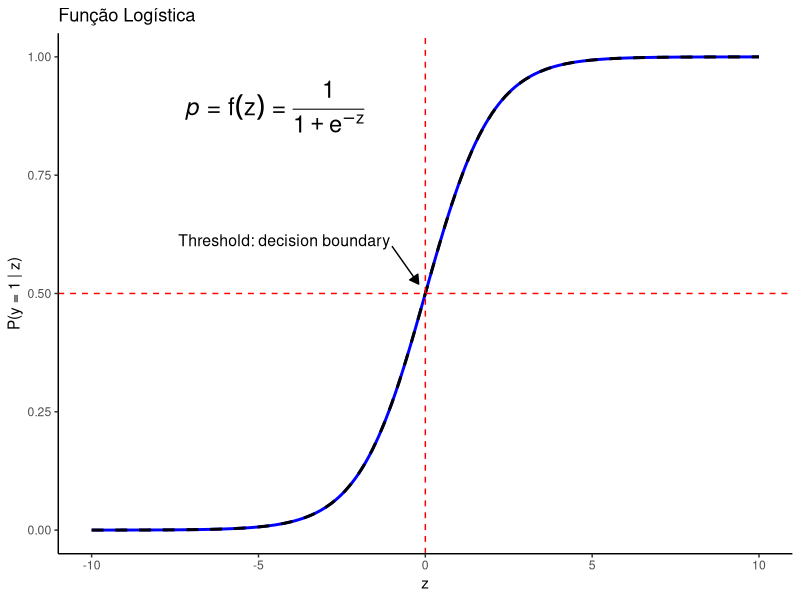

The R source for this figure: (Note: this script raises an error after producing the figure.)
## ---- chunk 1
library(ggplot2)
library(pROC)
library(kableExtra)
## ---- chunk 2
# Gerar dados para plotar a função logística
z <- seq(-10, 10, by = 0.1)

# Função logística padrão com beta0 = 0 e beta1 = 1
prob <- plogis(z)  

# Criar um data frame para o ggplot
dados <- data.frame(x = z, prob = prob)

ggplot(dados, aes(x = x, y = prob)) +
  geom_line(color = "blue", linewidth = 1) +
  stat_function(fun = function(x) 1 / (1 + exp(-x)),
                color = "black", linewidth = 1, linetype = "dashed") +
  geom_vline(xintercept = 0, linetype = "dashed", color = "red") +
  geom_hline(yintercept = 0.5, linetype = "dashed", color = "red") +
  annotate(
    "text", x = -7.2, y = 0.84,
    label = "paste(italic(p),' = ', f(z), ' = ', frac(1, 1 + e^{-z}))",
    parse = TRUE, size = 6, hjust = 0, vjust = 0
  ) +
  # Desenha uma seta apontando para (x=0, y=0.5)
  annotate(
    "segment",
    x = -1.0, y = 0.6, xend = -0.2, yend = 0.52,
    arrow = arrow(length = unit(0.25, "cm"), type = "closed"),
    colour = "black"
  ) +
  annotate(
    "text", x = -1.05, y = 0.6,
    label = "Threshold: decision boundary",
    size = 4, hjust = 1, vjust = 0
  ) +
  labs(title = "Função Logística", x = "z", y = "P(y = 1 | z)") +
  theme_classic()
## ---- chunk 3
# Carregando o dataset
data(SAheart, package = "bestglm")

# Visualizando as primeiras linhas do dataset
head(SAheart) |>  kbl(caption = "Primeiras linhas do Dataset SAheart antes da normalização",
      booktabs = TRUE, 
      row.names = FALSE, 
      digits=2) |>
  kable_classic(full_width = F, html_font = "Cambria") |>
  row_spec(row = 1:6, color = "black", background = "white", font_size = 10) |>
  row_spec(row = 0, color = "white", background = "#FF5733", font_size = 15)
## ---- chunk 4
# Criando uma função para normalizar os dados
normalize <- function(x) {
  return ((x - mean(x)) / sd(x))
}

# Identificando as variáveis numéricas
numericvars <- c("sbp", "tobacco", "ldl", "adiposity", "typea", "obesity", "alcohol", "age")

# Normalizando as variáveis numéricas em todo o dataset
SAheart[numericvars] <- lapply(SAheart[numericvars], normalize)
## ---- chunk 5
head(SAheart) |>  kbl(caption = "Primeiras linhas do Dataset SAheart depois a normalização",
      booktabs = TRUE, 
      row.names = FALSE, 
      digits=2) |>
  kable_classic(full_width = F, html_font = "Cambria") |>
  row_spec(row = 1:6, color = "black", background = "white", font_size = 10) |>
  row_spec(row = 0, color = "white", background = "#FF5733", font_size = 15)
## ---- chunk 6
SAheart$famhist <- as.factor(SAheart$famhist)
## ---- chunk 7
plot(SAheart)
## ---- chunk 8
cor.test(SAheart$adiposity, SAheart$obesity)
## ---- chunk 9
# Dividindo os dados em treino (70%) e teste (30%)
set.seed(123)

# criando indices aleatórios para as 70% das linhas do dataset
train_indices <- sample(1:nrow(SAheart), size = 0.7 * nrow(SAheart))
# explicação: 
# 1:nrow(SAheart): Gera uma sequência de números de 1 até o número de linhas do dataset SAheart. Isso representa todos os índices das observações no dataset.
# size = 0.7 * nrow(SAheart): Define o tamanho da amostra como 70% do número total de observações no dataset.
# sample(): A função sample seleciona aleatoriamente os índices 

# Selecionando todas as colunas para os índices especificados em train_indices. Isso cria o subconjunto train_data, contendo 70% dos dados originais, selecionados aleatoriamente.
SAheart_train_data  <- SAheart[train_indices, ]

# Selecionando todas as colunas para os índices que não estão em train_indices (indicado pelo - antes de train_indices). Isso cria o subconjunto test_data, contendo os 30% restantes dos dados.
SAheart_test_data   <- SAheart[-train_indices, ]
## ---- chunk 10
# Ajustando o modelo de regressão logística
# é preciso especificar o parâmetro family = binomial
SAheart_model <- glm(chd ~ sbp + tobacco + ldl + adiposity + famhist + typea + alcohol + age,
                 data = SAheart_train_data, 
                 family = binomial)

# Sumário do modelo
summary(SAheart_model)
## ---- chunk 11
# Fazendo predições no conjunto de teste
SAheart_test_data$predictedprob <- predict(SAheart_model, 
                                            newdata = SAheart_test_data, 
                                            type = "response")
## ---- chunk 12
head(SAheart_test_data) |>  
  dplyr::select(predictedprob) |>
  kbl(caption = "Primeiras linhas da coluna predictedprob",
      booktabs = TRUE, 
      row.names = FALSE, 
      digits=2,
      align = "c") |>
  kable_classic(full_width = F, html_font = "Cambria") |>
  row_spec(row = 1:6, color = "black", background = "white", font_size = 10) |>
  row_spec(row = 0, color = "white", background = "#FF5733", font_size = 15)
## ---- chunk 13
# Convertendo probabilidades em classes (0/1) com threshold de 0.5
SAheart_test_data$predictedclass <- ifelse(SAheart_test_data$predictedprob > 0.5, 1, 0)
## ---- chunk 14
head(SAheart_test_data) |>  
  dplyr::select(predictedprob, predictedclass) |>
  kbl(caption = "Primeiras linhas das colunas predictedprob e predictedclass",
      booktabs = TRUE, 
      row.names = FALSE, 
      digits=2,
      align = "c") |>
  kable_classic(full_width = F, html_font = "Cambria") |>
  row_spec(row = 1:6, color = "black", background = "white", font_size = 10) |>
  row_spec(row = 0, color = "white", background = "#FF5733", font_size = 15)
## ---- chunk 15
# Calculando a acurácia do modelo
accuracy <- mean(SAheart_test_data$predictedclass == SAheart_test_data$chd)
print(paste("Acurácia do modelo:", round(accuracy, 2)))
## ---- chunk 16
# Gerando a matriz de confusão
table(SAheart_test_data$chd, SAheart_test_data$predictedclass)

# Plotando a curva ROC
roc_curve <- roc(SAheart_test_data$chd, SAheart_test_data$predictedprob)
plot(roc_curve, main = "Curva ROC", col = "blue")
## ---- chunk 17
# Calculando a AUC
roc_curve <- roc(SAheart_test_data$chd, SAheart_test_data$predictedprob)
auc_value <- auc(roc_curve)
print(paste("Área sob a curva (AUC):", round(auc_value, 2)))
